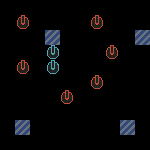

A 2D game scene composited from a Tiled map and its tileset images. What follows is a short description and the map's XML, with every tile layer's data as written:
An orthogonal 10x10 tile map with 15x15 px tiles, 1 tile layer (Layer2).

<map version="1.0" tiledversion="1.0.3" orientation="orthogonal" renderorder="right-down" width="10" height="10" tilewidth="15" tileheight="15" nextobjectid="7">
 <tileset firstgid="1" source="tileset.tsx" />
 <layer name="Layer2" width="10" height="10">
  <data encoding="csv">
0,0,0,0,0,0,0,0,0,0,
0,5,0,0,0,0,2147483653,0,0,0,
0,0,0,4,0,0,0,0,0,4,
0,0,0,6,0,0,0,2147483653,0,0,
0,5,0,6,0,0,0,0,0,0,
0,0,0,0,0,0,2147483653,0,0,0,
0,0,0,0,2147483653,0,0,0,0,0,
0,0,0,0,0,0,0,0,0,0,
0,4,0,0,0,0,0,0,4,0,
0,0,0,0,0,0,0,0,0,0
</data>
 </layer>
 <objectgroup name="Entity" />
</map>
